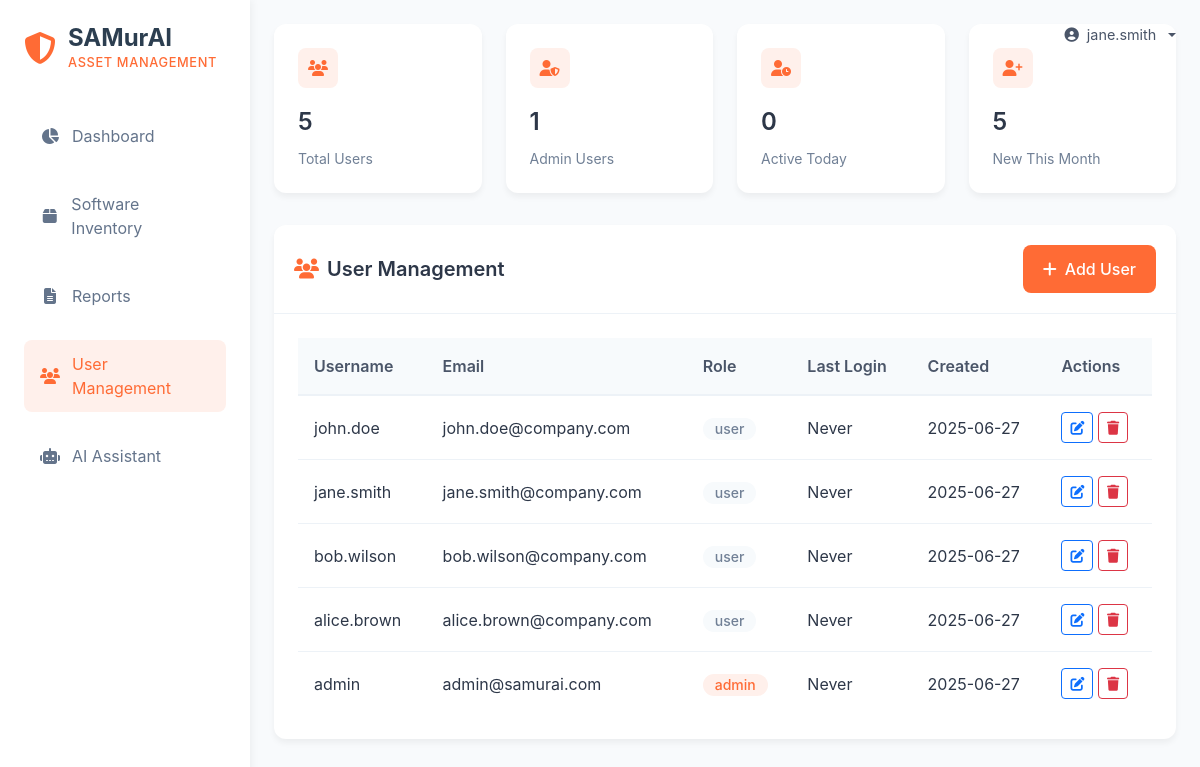
The page /user-management (signed in) on the database its author committed.
### app.py (models this page shows, shortened)
class User(UserMixin, db.Model):
    __tablename__ = 'users'
    id: Mapped[int] = mapped_column(Integer, primary_key=True)
    username: Mapped[str] = mapped_column(String(80), unique=True, nullable=False)
    email: Mapped[str] = mapped_column(String(120), unique=True, nullable=False)
    password_hash: Mapped[str] = mapped_column(String(256), nullable=False)
    role: Mapped[str] = mapped_column(String(20), nullable=False, default='user')
    created_at: Mapped[datetime] = mapped_column(DateTime, nullable=False, default=datetime.utcnow)
    last_login: Mapped[Optional[datetime]] = mapped_column(DateTime)

### app.py (the view)
@app.route('/user-management')
@login_required
def user_management():
    page = request.args.get('page', 1, type=int)
    per_page = 10
    users = User.query.order_by(User.created_at.desc()).paginate(page=page, per_page=per_page)
    total_users = User.query.count()
    admin_users = User.query.filter_by(role='admin').count()
    yesterday = datetime.utcnow() - timedelta(days=1)
    active_users = User.query.filter(User.last_login >= yesterday).count()
    first_of_month = datetime.utcnow().replace(day=1, hour=0, minute=0, second=0, microsecond=0)
    new_users = User.query.filter(User.created_at >= first_of_month).count()
    return render_template('user_management.html',
                         users=users,
                         total_users=total_users,
                         admin_users=admin_users,
                         active_users=active_users,
                         new_users=new_users,
                         now=datetime.utcnow(),
                         pages=users.pages,
                         current_page=page,
                         has_prev=users.has_prev,
                         has_next=users.has_next,
                         prev_num=users.prev_num,
                         next_num=users.next_num)

### app.py (called while the page is built)
@login_manager.user_loader
def load_user(user_id: str) -> Optional[User]:
    if not user_id:
        return None
    try:
        return db.session.get(User, int(user_id))
    except Exception as e:
        logger.error(f"Error loading user: {e}")
        return None

@app.before_request
def before_request():
    session.permanent = True  # Use permanent session
    app.permanent_session_lifetime = timedelta(days=7)  # Set session lifetime

### templates/user_management.html (shortened to what this page needs)
{% extends "base.html" %}
{% block content %}
<div class="user-management-container">
    <div class="stats-grid">
        <div class="stat-card">
            <div class="stat-icon">
                <i class="fas fa-users"></i>
            </div>
            <div class="stat-value">{{ total_users }}</div>
            <div class="stat-label">Total Users</div>
        </div>
        <div class="stat-card">
            <div class="stat-icon">
                <i class="fas fa-user-shield"></i>
            </div>
            <div class="stat-value">{{ admin_users }}</div>
            <div class="stat-label">Admin Users</div>
        </div>
        <div class="stat-card">
            <div class="stat-icon">
                <i class="fas fa-user-clock"></i>
            </div>
            <div class="stat-value">{{ active_users }}</div>
            <div class="stat-label">Active Today</div>
        </div>
        <div class="stat-card">
            <div class="stat-icon">
                <i class="fas fa-user-plus"></i>
            </div>
            <div class="stat-value">{{ new_users }}</div>
            <div class="stat-label">New This Month</div>
        </div>
    </div>
    <div class="users-card">
        <div class="card-header">
            <h5 class="card-title">
                <i class="fas fa-users"></i>
                User Management
            </h5>
            <button class="btn-add-user" onclick="showAddUserModal()">
                <i class="fas fa-plus"></i>
                Add User
            </button>
        </div>
        <div class="p-4">
            <table class="users-table">
                <thead>
                    <tr>
                        <th>Username</th>
                        <th>Email</th>
                        <th>Role</th>
                        <th>Last Login</th>
                        <th>Created</th>
                        <th>Actions</th>
                    </tr>
                </thead>
                <tbody>
                    {% for user in users.items %}
                    <tr>
                        <td>{{ user.username }}</td>
                        <td>{{ user.email }}</td>
                        <td>
                            <span class="badge {% if user.role == 'admin' %}badge-admin{% else %}badge-user{% endif %}">
                                {{ user.role }}
                            </span>
                        </td>
                        <td>{{ user.last_login.strftime('%Y-%m-%d %H:%M') if user.last_login else 'Never' }}</td>
                        <td>{{ user.created_at.strftime('%Y-%m-%d') }}</td>
                        <td>
                            <button class="btn btn-sm btn-outline-primary" onclick="editUser({{ user.id }})">
                                <i class="fas fa-edit"></i>
                            </button>
                            <button class="btn btn-sm btn-outline-danger" onclick="deleteUser({{ user.id }})">
                                <i class="fas fa-trash"></i>
                            </button>
                        </td>
                    </tr>
                    {% endfor %}
                </tbody>
            </table>
        </div>
    </div>
</div>
{% endblock %}

### templates/base.html (shortened to what this page needs)
<!DOCTYPE html>
<html lang="en">
<head>
    <link href="https://cdn.jsdelivr.net/npm/bootstrap@5.3.2/dist/css/bootstrap.min.css" rel="stylesheet">
    <link href="https://cdnjs.cloudflare.com/ajax/libs/font-awesome/6.5.1/css/all.min.css" rel="stylesheet">
</head>
<body>
    <div class="sidebar">
        <div class="logo">
            <i class="fas fa-shield-alt"></i>
            <div class="logo-text">
                <span class="logo-title">SAMurAI</span>
                <span class="logo-subtitle">Asset Management</span>
            </div>
        </div>
        <nav>
            <div class="nav-item">
                <a href="{{ url_for('dashboard') }}" class="nav-link {% if request.endpoint == 'dashboard' %}active{% endif %}">
                    <i class="fas fa-chart-pie"></i>
                    Dashboard
                </a>
            </div>
            <div class="nav-item">
                <a href="{{ url_for('software_inventory') }}" class="nav-link {% if request.endpoint == 'software_inventory' %}active{% endif %}">
                    <i class="fas fa-box"></i>
                    Software Inventory
                </a>
            </div>
            <div class="nav-item">
                <a href="{{ url_for('reports') }}" class="nav-link {% if request.endpoint == 'reports' %}active{% endif %}">
                    <i class="fas fa-file-alt"></i>
                    Reports
                </a>
            </div>
            <div class="nav-item">
                <a href="{{ url_for('user_management') }}" class="nav-link {% if request.endpoint == 'user_management' %}active{% endif %}">
                    <i class="fas fa-users"></i>
                    User Management
                </a>
            </div>
            <div class="nav-item">
                <a href="{{ url_for('ai_dashboard') }}" class="nav-link {% if request.endpoint == 'ai_dashboard' %}active{% endif %}">
                    <i class="fas fa-robot"></i>
                    AI Assistant
                </a>
            </div>
        </nav>
    </div>
    <div class="user-dropdown dropdown">
        <button class="btn dropdown-toggle" type="button" data-bs-toggle="dropdown" aria-expanded="false">
            <i class="fas fa-user-circle"></i>
            {{ current_user.username }}
        </button>
    </div>
    <div class="main-content">
        {% block content %}{% endblock %}
    </div>
</body>
</html>

### templates/base.html (style rules this page uses)
:root { --primary-orange: #ff6b35; --secondary-orange: #ff9666; --light-orange: rgba(255, 107, 53, 0.1); --dark-blue: #2c3e50; --border-radius: 8px; --card-shadow: 0 2px 8px rgba(0,0,0,0.05); --transition: all 0.3s ease; }
body { font-family: 'Inter', -apple-system, BlinkMacSystemFont, sans-serif; background-color: #f8fafc; margin: 0; min-height: 100vh; }
.sidebar { width: 250px; height: 100vh; position: fixed; left: 0; top: 0; background: white; box-shadow: 2px 0 8px rgba(0,0,0,0.05); z-index: 1000; padding: 1.5rem 0; }
.logo { padding: 0 1.5rem; margin-bottom: 2rem; display: flex; align-items: center; gap: 0.75rem; }
.logo i { font-size: 2rem; color: var(--primary-orange); }
.logo-text { display: flex; flex-direction: column; }
.logo-title { font-size: 1.5rem; font-weight: 700; color: var(--dark-blue); line-height: 1.2; }
.logo-subtitle { font-size: 0.8rem; color: var(--primary-orange); font-weight: 500; text-transform: uppercase; letter-spacing: 0.05em; }
.nav-item { padding: 0.5rem 1.5rem; margin-bottom: 0.25rem; }
.nav-link { color: #64748b; text-decoration: none; display: flex; align-items: center; gap: 0.75rem; padding: 0.75rem 1rem; border-radius: var(--border-radius); transition: var(--transition); }
.nav-link:hover, .nav-link.active { background: var(--light-orange); color: var(--primary-orange); }
.nav-link i { width: 20px; text-align: center; }
.main-content { margin-left: 250px; padding: 2rem; }
.user-dropdown { position: fixed; top: 1rem; right: 1rem; z-index: 1000; }
.user-dropdown .btn { background: transparent; border: none; color: #4a5568; padding: 0.5rem; border-radius: var(--border-radius); display: flex; align-items: center; gap: 0.5rem; transition: var(--transition); font-size: 0.9rem; }

### templates/user_management.html (style rules this page uses)
:root { --primary-orange: #ff6b35; --light-orange: #fff0eb; --white: #ffffff; --gray-100: #f7fafc; --gray-200: #edf2f7; --gray-300: #e2e8f0; --gray-400: #cbd5e0; --gray-500: #a0aec0; --gray-600: #718096; --gray-700: #4a5568; --gray-800: #2d3748; }
.user-management-container { position: fixed; top: 0; left: 250px; right: 0; bottom: 0; overflow-y: auto; padding: 1.5rem; background: #f8fafc; }
.stats-grid { display: grid; grid-template-columns: repeat(auto-fit, minmax(200px, 1fr)); gap: 1.5rem; margin-bottom: 2rem; }
.stat-card { background: var(--white); border-radius: 12px; padding: 1.5rem; box-shadow: 0 4px 6px rgba(0, 0, 0, 0.05); transition: all 0.2s; }
.stat-icon { width: 40px; height: 40px; border-radius: 8px; background: var(--light-orange); color: var(--primary-orange); display: flex; align-items: center; justify-content: center; margin-bottom: 1rem; }
.stat-value { font-size: 1.5rem; font-weight: 600; color: var(--gray-800); margin-bottom: 0.5rem; }
.stat-label { color: var(--gray-600); font-size: 0.875rem; }
.users-card { background: var(--white); border-radius: 12px; box-shadow: 0 4px 6px rgba(0, 0, 0, 0.05); margin-bottom: 1.5rem; }
.card-header { padding: 1.25rem; border-bottom: 1px solid var(--gray-200); display: flex; align-items: center; justify-content: space-between; }
.card-title { color: var(--gray-800); font-size: 1.25rem; font-weight: 600; margin: 0; display: flex; align-items: center; gap: 0.5rem; }
.card-title i { color: var(--primary-orange); }
.users-table { width: 100%; border-collapse: separate; border-spacing: 0; }
.users-table th { background: var(--gray-100); color: var(--gray-700); font-weight: 600; padding: 1rem; text-align: left; border-bottom: 2px solid var(--gray-200); }
.users-table td { padding: 1rem; border-bottom: 1px solid var(--gray-200); color: var(--gray-800); }
.users-table tr:last-child td { border-bottom: none; }
.badge { padding: 0.25rem 0.75rem; border-radius: 20px; font-size: 0.875rem; font-weight: 500; }
.badge-admin { background: var(--light-orange); color: var(--primary-orange); }
.badge-user { background: var(--gray-100); color: var(--gray-600); }
.btn-add-user { background: var(--primary-orange); color: var(--white); border: none; border-radius: 8px; padding: 0.75rem 1.25rem; font-weight: 500; display: flex; align-items: center; gap: 0.5rem; transition: all 0.2s; }

### rows shown on the page
User: username "jane.smith", email "jane.smith@company.com", role "user", last_login "Never", created_at "2025-06-27"
User: username "john.doe", email "john.doe@company.com", role "user", last_login "Never", created_at "2025-06-27"
User: username "bob.wilson", email "bob.wilson@company.com", role "user", last_login "Never", created_at "2025-06-27"
User: username "alice.brown", email "alice.brown@company.com", role "user", last_login "Never", created_at "2025-06-27"
User: username "admin", email "admin@samurai.com", role "admin", last_login "Never", created_at "2025-06-27"

### other values the page prints
{{ total_users }} "5"
{{ admin_users }} "1"
{{ active_users }} "0"
{{ new_users }} "5"
